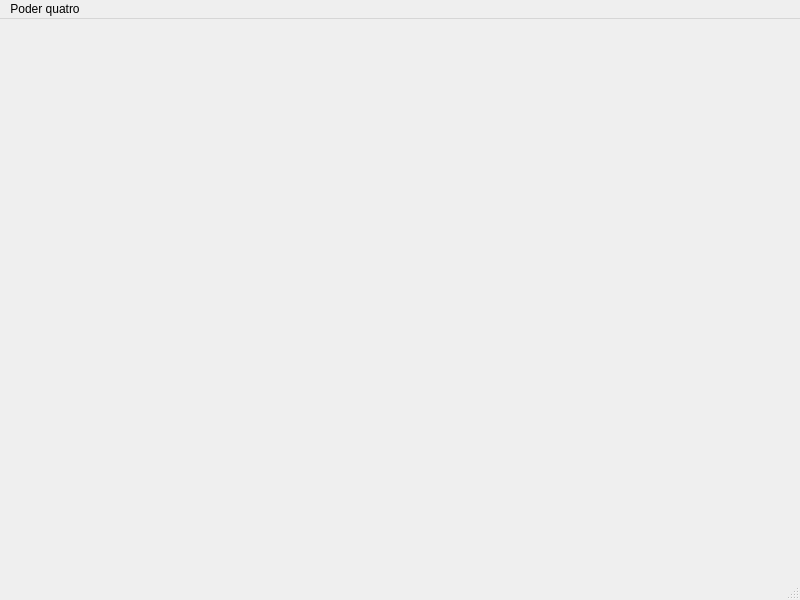
<?xml version="1.0" encoding="UTF-8"?>
<ui version="4.0">
 <class>Quatro</class>
 <widget class="QMainWindow" name="Quatro">
  <property name="geometry">
   <rect>
    <x>0</x>
    <y>0</y>
    <width>800</width>
    <height>600</height>
   </rect>
  </property>
  <property name="windowTitle">
   <string>Quatro</string>
  </property>
  <widget class="QWidget" name="jouer">
   <widget class="QWidget" name="jouerWidget" native="true">
    <property name="geometry">
     <rect>
      <x>0</x>
      <y>50</y>
      <width>801</width>
      <height>471</height>
     </rect>
    </property>
   </widget>
  </widget>
  <widget class="QMenuBar" name="menubar">
   <property name="geometry">
    <rect>
     <x>0</x>
     <y>0</y>
     <width>800</width>
     <height>21</height>
    </rect>
   </property>
   <widget class="QMenu" name="menuPoder_quatro">
    <property name="title">
     <string>Poder quatro</string>
    </property>
   </widget>
   <addaction name="menuPoder_quatro"/>
  </widget>
  <widget class="QStatusBar" name="statusbar"/>
 </widget>
 <resources/>
 <connections/>
</ui>
